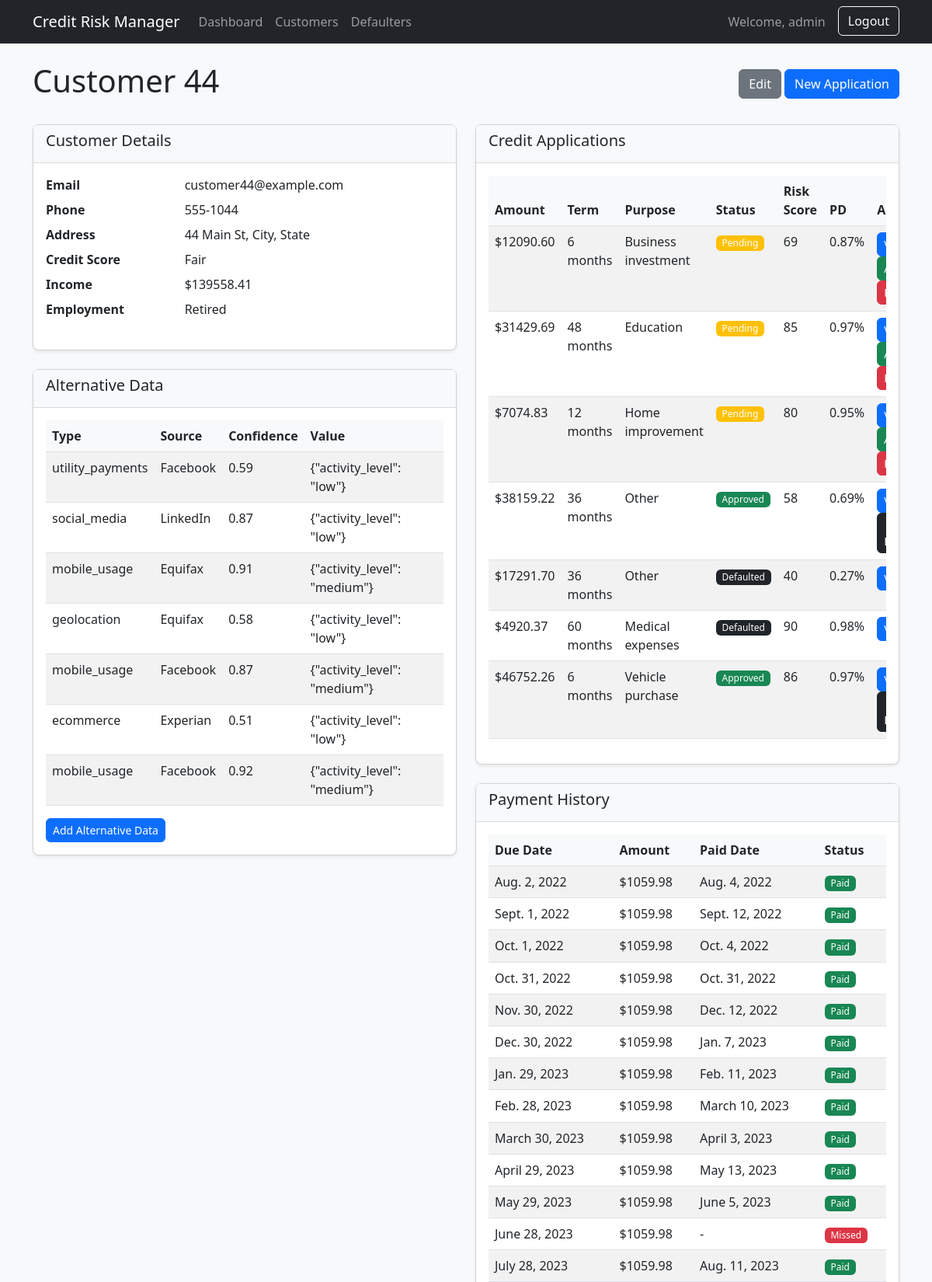
The app's page /customers/44/ (signed in, upper part) with its own data.
### credit_risk/models.py (models this page shows, shortened)
class Customer(models.Model):
    CREDIT_SCORE_CHOICES = [
        ('300-579', 'Poor'),
        ('580-669', 'Fair'),
        ('670-739', 'Good'),
        ('740-799', 'Very Good'),
        ('800-850', 'Excellent'),
    ]
    user = models.OneToOneField(User, on_delete=models.CASCADE, null=True, blank=True)
    name = models.CharField(max_length=100)
    email = models.EmailField(unique=True)
    phone = models.CharField(max_length=15)
    address = models.TextField()
    credit_score = models.CharField(max_length=10, choices=CREDIT_SCORE_CHOICES)
    income = models.DecimalField(max_digits=12, decimal_places=2)
    employment_status = models.CharField(max_length=50)
    created_at = models.DateTimeField(auto_now_add=True)
    updated_at = models.DateTimeField(auto_now=True)

class AlternativeData(models.Model):
    customer = models.ForeignKey(Customer, on_delete=models.CASCADE)
    data_type = models.CharField(max_length=50)  # e.g., 'social_media', 'utility_payments'
    source = models.CharField(max_length=100)
    value = models.TextField()  # Could be JSON data
    confidence_score = models.FloatField(validators=[MinValueValidator(0.0), MaxValueValidator(1.0)])
    collected_at = models.DateTimeField(auto_now_add=True)

class CreditApplication(models.Model):
    STATUS_CHOICES = [
        ('pending', 'Pending'),
        ('approved', 'Approved'),
        ('rejected', 'Rejected'),
        ('defaulted', 'Defaulted'),
    ]
    customer = models.ForeignKey(Customer, on_delete=models.CASCADE)
    amount = models.DecimalField(max_digits=12, decimal_places=2)
    term = models.IntegerField()  # in months
    purpose = models.TextField()
    status = models.CharField(max_length=10, choices=STATUS_CHOICES, default='pending')
    applied_at = models.DateTimeField(auto_now_add=True)
    decision_at = models.DateTimeField(null=True, blank=True)

class RiskAssessment(models.Model):
    application = models.OneToOneField(CreditApplication, on_delete=models.CASCADE)
    probability_of_default = models.FloatField(validators=[MinValueValidator(0.0), MaxValueValidator(1.0)])
    risk_score = models.IntegerField(validators=[MinValueValidator(1), MaxValueValidator(100)])
    decision_reason = models.TextField()
    assessed_at = models.DateTimeField(auto_now_add=True)
    last_updated = models.DateTimeField(auto_now=True)

class PaymentHistory(models.Model):
    application = models.ForeignKey(CreditApplication, on_delete=models.CASCADE)
    amount_paid = models.DecimalField(max_digits=12, decimal_places=2)
    due_date = models.DateField()
    paid_date = models.DateField(null=True, blank=True)
    status = models.CharField(max_length=20)  # 'paid', 'late', 'missed'

### credit_risk/views.py (the view)
# urls.py: path('customers/<int:pk>/', views.CustomerDetailView.as_view(), name='customer_detail'),
class CustomerDetailView(LoginRequiredMixin, DetailView):
    model = Customer
    template_name = 'customer_detail.html'
    context_object_name = 'customer'
    def get_context_data(self, **kwargs):
        context = super().get_context_data(**kwargs)
        customer = self.object
        applications = CreditApplication.objects.filter(customer=customer).select_related('riskassessment')
        alternative_data = AlternativeData.objects.filter(customer=customer)
        payment_history = PaymentHistory.objects.none()
        if applications.exists():
            payment_history = PaymentHistory.objects.filter(application__in=applications)
        context.update({
            'applications': applications,
            'alternative_data': alternative_data,
            'payment_history': payment_history,
        })
        return context

### credit_risk/templates/customer_detail.html
{% extends "base.html" %}
{% block content %}
<div class="d-flex justify-content-between align-items-center mb-4">
    <h1>{{ customer.name }}</h1>
    <div>
        <a href="{% url 'customer_update' customer.id %}" class="btn btn-secondary">Edit</a>
        <a href="{% url 'application_create' customer.id %}" class="btn btn-primary">New Application</a>
    </div>
</div>
<div class="row">
    <div class="col-md-6">
        <div class="card mb-4">
            <div class="card-header">
                <h5>Customer Details</h5>
            </div>
            <div class="card-body">
                <dl class="row">
                    <dt class="col-sm-4">Email</dt>
                    <dd class="col-sm-8">{{ customer.email }}</dd>
                    <dt class="col-sm-4">Phone</dt>
                    <dd class="col-sm-8">{{ customer.phone }}</dd>
                    <dt class="col-sm-4">Address</dt>
                    <dd class="col-sm-8">{{ customer.address }}</dd>
                    <dt class="col-sm-4">Credit Score</dt>
                    <dd class="col-sm-8">{{ customer.get_credit_score_display }}</dd>
                    <dt class="col-sm-4">Income</dt>
                    <dd class="col-sm-8">${{ customer.income|floatformat:2 }}</dd>
                    <dt class="col-sm-4">Employment</dt>
                    <dd class="col-sm-8">{{ customer.employment_status }}</dd>
                </dl>
            </div>
        </div>
        <div class="card mb-4">
            <div class="card-header">
                <h5>Alternative Data</h5>
            </div>
            <div class="card-body">
                {% if alternative_data %}
                <div class="table-responsive">
                    <table class="table table-striped">
                        <thead>
                            <tr>
                                <th>Type</th>
                                <th>Source</th>
                                <th>Confidence</th>
                                <th>Value</th>
                            </tr>
                        </thead>
                        <tbody>
                            {% for data in alternative_data %}
                            <tr>
                                <td>{{ data.data_type }}</td>
                                <td>{{ data.source }}</td>
                                <td>{{ data.confidence_score|floatformat:2 }}</td>
                                <td>{{ data.value|truncatechars:30 }}</td>
                            </tr>
                            {% endfor %}
                        </tbody>
                    </table>
                </div>
                {% else %}
                <p>No alternative data available for this customer.</p>
                {% endif %}
                <a href="#" class="btn btn-sm btn-primary">Add Alternative Data</a>
            </div>
        </div>
    </div>
    <div class="col-md-6">
        <div class="card mb-4">
            <div class="card-header">
                <h5>Credit Applications</h5>
            </div>
            <div class="card-body">
                {% if applications %}
                <div class="table-responsive">
                    <table class="table table-striped">
                        <thead>
                            <tr>
                                <th>Amount</th>
                                <th>Term</th>
                                <th>Purpose</th>
                                <th>Status</th>
                                <th>Risk Score</th>
                                <th>PD</th>
                                <th>Actions</th>
                            </tr>
                        </thead>
                        <tbody>
                            {% for app in applications %}
                            <tr>
                                <td>${{ app.amount|floatformat:2 }}</td>
                                <td>{{ app.term }} months</td>
                                <td>{{ app.purpose|truncatewords:3 }}</td>
                                <td>
                                    <span class="badge bg-{% if app.status == 'approved' %}success{% elif app.status == 'rejected' %}danger{% elif app.status == 'defaulted' %}dark{% else %}warning{% endif %}">
                                        {{ app.get_status_display }}
                                    </span>
                                </td>
                                <td>
                                    {% if app.riskassessment %}
                                        {{ app.riskassessment.risk_score }}
                                    {% else %}
                                        -
                                    {% endif %}
                                </td>
                                <td>
                                    {% if app.riskassessment %}
                                        {{ app.riskassessment.probability_of_default|floatformat:2 }}%
                                    {% else %}
                                        -
                                    {% endif %}
                                </td>
                                <td>
                                    <a href="{% url 'assess_risk' app.id %}" class="btn btn-sm btn-primary">View</a>
                                    {% if app.status == 'pending' %}
                                        <a href="{% url 'approve_application' app.id %}" class="btn btn-sm btn-success">Approve</a>
                                        <a href="{% url 'reject_application' app.id %}" class="btn btn-sm btn-danger">Reject</a>
                                    {% elif app.status == 'approved' %}
                                        <a href="{% url 'mark_as_defaulted' app.id %}" class="btn btn-sm btn-dark">Mark Defaulted</a>
                                    {% endif %}
                                </td>
                            </tr>
                            {% endfor %}
                        </tbody>
                    </table>
                </div>
                {% else %}
                <p>No credit applications for this customer.</p>
                {% endif %}
            </div>
        </div>
        {% if payment_history.exists %}
        <div class="card">
            <div class="card-header">
                <h5>Payment History</h5>
            </div>
            <div class="card-body">
                <div class="table-responsive">
                    <table class="table table-striped">
                        <thead>
                            <tr>
                                <th>Due Date</th>
                                <th>Amount</th>
                                <th>Paid Date</th>
                                <th>Status</th>
                            </tr>
                        </thead>
                        <tbody>
                            {% for payment in payment_history %}
                            <tr>
                                <td>{{ payment.due_date }}</td>
                                <td>${{ payment.amount_paid|floatformat:2 }}</td>
                                <td>{{ payment.paid_date|default:"-" }}</td>
                                <td>
                                    <span class="badge bg-{% if payment.status == 'paid' %}success{% elif payment.status == 'late' %}warning{% else %}danger{% endif %}">
                                        {{ payment.status|title }}
                                    </span>
                                </td>
                            </tr>
                            {% endfor %}
                        </tbody>
                    </table>
                </div>
            </div>
        </div>
        {% endif %}
    </div>
</div>
{% endblock %}

### credit_risk/templates/base.html (shortened to what this page needs)
{% load static %}
<!DOCTYPE html>
<html lang="en">
<head>
    <link href="https://cdn.jsdelivr.net/npm/bootstrap@5.3.0/dist/css/bootstrap.min.css" rel="stylesheet">
    <link href="{% static 'css/styles.css' %}" rel="stylesheet">
</head>
<body>
    <nav class="navbar navbar-expand-lg navbar-dark bg-dark">
        <div class="container">
            <a class="navbar-brand" href="{% url 'dashboard' %}">Credit Risk Manager</a>
            <div class="collapse navbar-collapse" id="navbarNav">
                <ul class="navbar-nav me-auto">
                    <li class="nav-item">
                        <a class="nav-link" href="{% url 'dashboard' %}">Dashboard</a>
                    </li>
                    <li class="nav-item">
                        <a class="nav-link" href="{% url 'customer_list' %}">Customers</a>
                    </li>
                    <li class="nav-item">
                        <a class="nav-link" href="{% url 'defaulter_tracking' %}">Defaulters</a>
                    </li>
                </ul>
                <div class="d-flex">
                    {% if user.is_authenticated %}
                        <span class="navbar-text me-3">Welcome, {{ user.username }}</span>
                        <form method="post" action="{% url 'logout' %}" class="d-inline">
                            <button type="submit" class="btn btn-outline-light">Logout</button>
                        </form>
                    {% else %}
                        <a href="{% url 'login' %}?next={{ request.path }}" class="btn btn-outline-light">Login</a>
                    {% endif %}
                </div>
            </div>
        </div>
    </nav>
    <div class="container mt-4">
        {% block content %}{% endblock %}
    </div>
</body>
</html>

### credit_risk/static/css/styles.css (style rules this page uses)
body { background-color: #f8f9fa; font-family: 'Segoe UI', Tahoma, Geneva, Verdana, sans-serif; }
.card { border-radius: 0.5rem; box-shadow: 0 0.125rem 0.25rem rgba(0, 0, 0, 0.075); margin-bottom: 1.5rem; }
.card-header { background-color: #f8f9fa; border-bottom: 1px solid rgba(0, 0, 0, 0.125); font-weight: 600; }
.table-responsive { overflow-x: auto; }
.btn { border-radius: 0.375rem; }
.badge { font-weight: 500; padding: 0.35em 0.65em; }
.table th { font-weight: 600; background-color: #f8f9fa; }
.table-striped tbody tr:nth-of-type(odd) { background-color: rgba(0, 0, 0, 0.02); }

### records on screen
Customer: name "Customer 44", email "customer44@example.com", phone "555-1044", address "44 Main St, City, State", credit_score "Fair", income "139558.41", employment_status "Retired"
AlternativeData: data_type "utility_payments", source "Facebook", confidence_score "0.59", value "{\"activity_level\": \"low\"}"
AlternativeData: data_type "social_media", source "LinkedIn", confidence_score "0.87", value "{\"activity_level\": \"low\"}"
AlternativeData: data_type "mobile_usage", source "Equifax", confidence_score "0.91", value "{\"activity_level\": \"medium\"}"
AlternativeData: data_type "geolocation", source "Equifax", confidence_score "0.58", value "{\"activity_level\": \"low\"}"
AlternativeData: data_type "mobile_usage", source "Facebook", confidence_score "0.87", value "{\"activity_level\": \"medium\"}"
AlternativeData: data_type "ecommerce", source "Experian", confidence_score "0.51", value "{\"activity_level\": \"low\"}"
AlternativeData: data_type "mobile_usage", source "Facebook", confidence_score "0.92", value "{\"activity_level\": \"medium\"}"
CreditApplication: amount "12090.60", term "6", purpose "Business investment", status "Pending", riskassessment.risk_score "69", riskassessment.probability_of_default "0.87"
CreditApplication: amount "31429.69", term "48", purpose "Education", status "Pending", riskassessment.risk_score "85", riskassessment.probability_of_default "0.97"
CreditApplication: amount "7074.83", term "12", purpose "Home improvement", status "Pending", riskassessment.risk_score "80", riskassessment.probability_of_default "0.95"
CreditApplication: amount "38159.22", term "36", purpose "Other", status "Approved", riskassessment.risk_score "58", riskassessment.probability_of_default "0.69"
CreditApplication: amount "17291.70", term "36", purpose "Other", status "Defaulted", riskassessment.risk_score "40", riskassessment.probability_of_default "0.27"
CreditApplication: amount "4920.37", term "60", purpose "Medical expenses", status "Defaulted", riskassessment.risk_score "90", riskassessment.probability_of_default "0.98"
CreditApplication: amount "46752.26", term "6", purpose "Vehicle purchase", status "Approved", riskassessment.risk_score "86", riskassessment.probability_of_default "0.97"
PaymentHistory: due_date "Aug. 2, 2022", amount_paid "1059.98", paid_date "Aug. 4, 2022", status "Paid"
PaymentHistory: due_date "Sept. 1, 2022", amount_paid "1059.98", paid_date "Sept. 12, 2022", status "Paid"
PaymentHistory: due_date "Oct. 1, 2022", amount_paid "1059.98", paid_date "Oct. 4, 2022", status "Paid"
PaymentHistory: due_date "Oct. 31, 2022", amount_paid "1059.98", paid_date "Oct. 31, 2022", status "Paid"
PaymentHistory: due_date "Nov. 30, 2022", amount_paid "1059.98", paid_date "Dec. 12, 2022", status "Paid"
PaymentHistory: due_date "Dec. 30, 2022", amount_paid "1059.98", paid_date "Jan. 7, 2023", status "Paid"
PaymentHistory: due_date "Jan. 29, 2023", amount_paid "1059.98", paid_date "Feb. 11, 2023", status "Paid"
PaymentHistory: due_date "Feb. 28, 2023", amount_paid "1059.98", paid_date "March 10, 2023", status "Paid"
PaymentHistory: due_date "March 30, 2023", amount_paid "1059.98", paid_date "April 3, 2023", status "Paid"
PaymentHistory: due_date "April 29, 2023", amount_paid "1059.98", paid_date "May 13, 2023", status "Paid"
PaymentHistory: due_date "May 29, 2023", amount_paid "1059.98", paid_date "June 5, 2023", status "Paid"
PaymentHistory: due_date "June 28, 2023", amount_paid "1059.98", paid_date "-", status "Missed"
PaymentHistory: due_date "July 28, 2023", amount_paid "1059.98", paid_date "Aug. 11, 2023", status "Paid"

### other values on screen
{{ user.username }} "admin"
